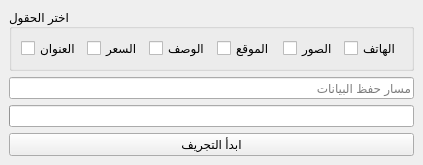
<!-- Qt Designer XML: واجهة التجريف -->
<ui version="4.0">
  <class>ScraperWindow</class>
  <widget class="QMainWindow" name="ScraperWindow">
    <property name="windowTitle">
      <string>تجريف المواقع</string>
    </property>
    <widget class="QWidget" name="centralwidget">
      <layout class="QVBoxLayout" name="verticalLayout">
        <item>

          <widget class="QGroupBox" name="groupFields">
            <property name="title"><string>اختر الحقول</string></property>
            <layout class="QHBoxLayout" name="horizontalLayoutFields">
              <item><widget class="QCheckBox" name="checkTitle"><property name="text"><string>العنوان</string></property></widget></item>
              <item><widget class="QCheckBox" name="checkPrice"><property name="text"><string>السعر</string></property></widget></item>
              <item><widget class="QCheckBox" name="checkDescription"><property name="text"><string>الوصف</string></property></widget></item>
              <item><widget class="QCheckBox" name="checkLocation"><property name="text"><string>الموقع</string></property></widget></item>
              <item><widget class="QCheckBox" name="checkImages"><property name="text"><string>الصور</string></property></widget></item>
              <item><widget class="QCheckBox" name="checkPhone"><property name="text"><string>الهاتف</string></property></widget></item>
            </layout>

          </widget>
        </item>
        <item>
          <widget class="QLineEdit" name="editSavePath">
            <property name="placeholderText"><string>مسار حفظ البيانات</string></property>
          </widget>
        </item>
        <item>
          <widget class="QProgressBar" name="progressBar"/>
        </item>
        <item>
          <widget class="QPushButton" name="btnStartScrape">
            <property name="text"><string>ابدأ التجريف</string></property>
          </widget>
        </item>
      </layout>
    </widget>
  </widget>
</ui>
